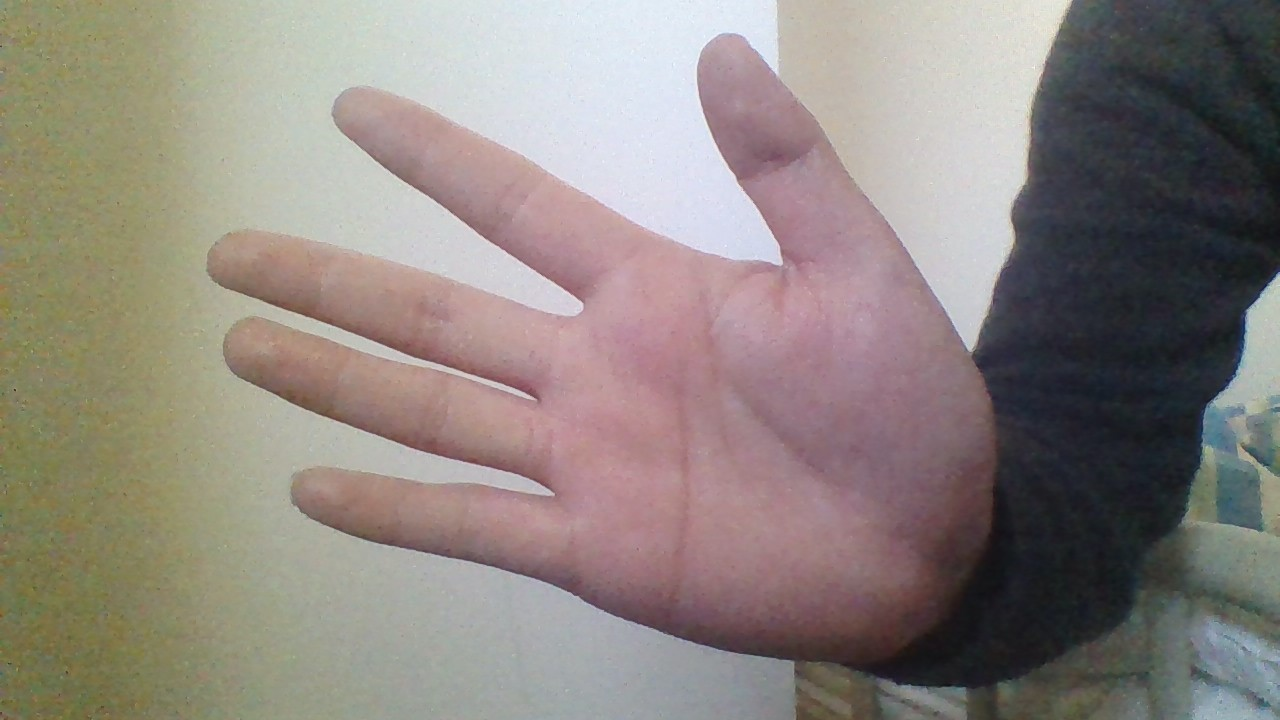
#> input picture hand.jpg, 1280 x 720 px, given in place of the camera
$ python segment_bg.py
#> lines starting #> are read from the running program, lines starting #| are printed output that depends on the picture; after the words box and inside, x2 and y2 are one past the last pixel; in counts of white or black regions, pixels touching at a corner belong together
# -----------------
# Extract the hand region from the images using the background substraction
# -----------------
import cv2
import imutils
import numpy as np

bg = None

# --------------------------------------------------
# To find the running average over the background
# dst = (1 - alpha) * dst + alpha * src
# --------------------------------------------------


def run_avg(image, aWeight):
    global bg
    # initialize the background
    if bg is None:
        bg = image.copy().astype("float")
        return

    # compute weighted average, accumulate it and update the background
    cv2.accumulateWeighted(image, bg, aWeight)


# ---------------------------------------------
# To segment the region of hand in the image
# ---------------------------------------------
def segment(image, threshold=25):
    global bg
    # find the absolute difference between background and current frame
    diff = cv2.absdiff(bg.astype("uint8"), image)

    # threshold the diff image so that we get the foreground
    thresholded = cv2.threshold(diff, threshold, 255, cv2.THRESH_BINARY)[1]

    # get the contours in the thresholded image
    (cnts, _) = cv2.findContours(thresholded.copy(),
                                 cv2.RETR_EXTERNAL, cv2.CHAIN_APPROX_SIMPLE)

    # return None, if no contours detected
    if len(cnts) == 0:
        return
    else:
        # based on contour area, get the maximum contour which is the hand
        segmented = max(cnts, key=cv2.contourArea)
        return (thresholded, segmented)


if __name__ == "__main__":
    # initialize weight for running average
    aWeight = 0.5

    # get the reference to the webcam
    camera = cv2.VideoCapture(0)

    # region of interest (ROI) coordinates
    top, right, bottom, left = 10, 350, 225, 590

    # initialize num of frames
    num_frames = 0

    # keep looping, until interrupted
    while(True):
        # get the current frame
        (grabbed, frame) = camera.read()
#> frame is the input picture: shape (720, 1280, 3); mean B, G, R 127.6, 133.4, 142

        # resize the frame
        frame = imutils.resize(frame, width=700)
#> frame: shape (393, 700, 3)

        # flip the frame so that it is not the mirror view
        frame = cv2.flip(frame, 1)
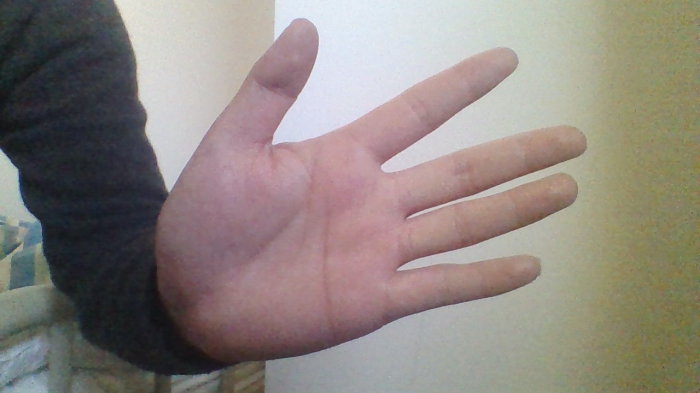
#> frame: shape (393, 700, 3); mean B, G, R 127.6, 133.4, 142

        # clone the frame
        clone = frame.copy()

        # get the height and width of the frame
        (height, width) = frame.shape[:2]
#> height = 393; width = 700

        # get the ROI
        roi = frame[top:bottom, right:left]
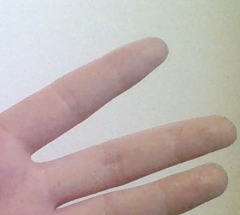
#> roi: shape (215, 240, 3); mean B, G, R 172.4, 176.3, 189.1

        # convert the roi to grayscale and blur it
        gray = cv2.cvtColor(roi, cv2.COLOR_BGR2GRAY)
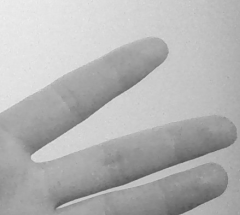
#> gray: shape (215, 240); min 78, max 238, mean 179.7
        gray = cv2.GaussianBlur(gray, (7, 7), 0)

        # to get the background, keep looking till a threshold is reached
        # so that our running average model gets calibrated
        if num_frames < 30:
            run_avg(gray, aWeight)

            # increment the number of frames
            num_frames += 1
        else:
            # segment the hand region
            hand = segment(gray)

            # check whether hand region is segmented
            if hand is not None:
                # if yes, unpack the thresholded image and
                # segmented region
                (thresholded, segmented) = hand

                # draw the segmented region and display the frame
                cv2.drawContours(
                    clone, [segmented + (right, top)], -1, (0, 0, 255))
                cv2.imshow("Thesholded", thresholded)
            else:
                cv2.imshow("Thesholded", np.zeros(gray.shape))

        # draw the segmented hand
        cv2.rectangle(clone, (left, top), (right, bottom), (0, 255, 0), 2)
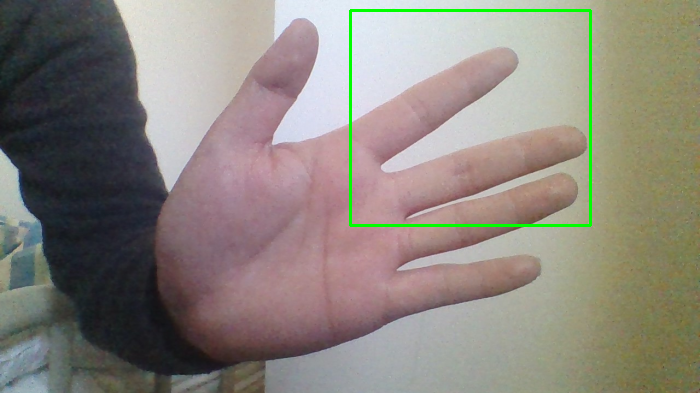
#> clone: shape (393, 700, 3); 0.99% of pixels changed, all inside (x1, y1, x2, y2) = (349, 9, 592, 227)

        # display the frame with segmented hand
        cv2.imshow("Video Feed", clone)

        # observe the keypress by the user
        keypress = cv2.waitKey(1) & 0xFF
#> (key q is pressed here)

        # if the user pressed "q", then stop looping
        if keypress == ord("q"):
            break

# free up memory
camera.release()
cv2.destroyAllWindows()
